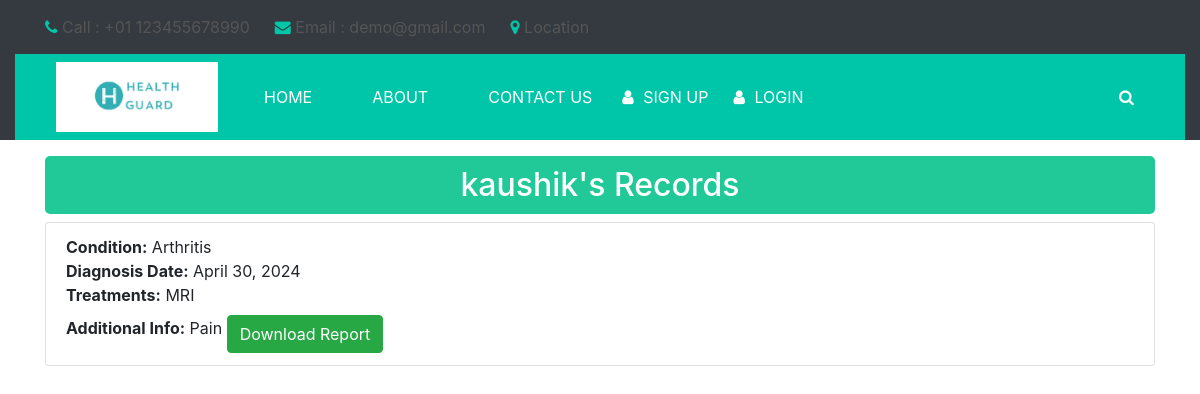
The page /show_report/kaushik/ on the database as committed earlier.
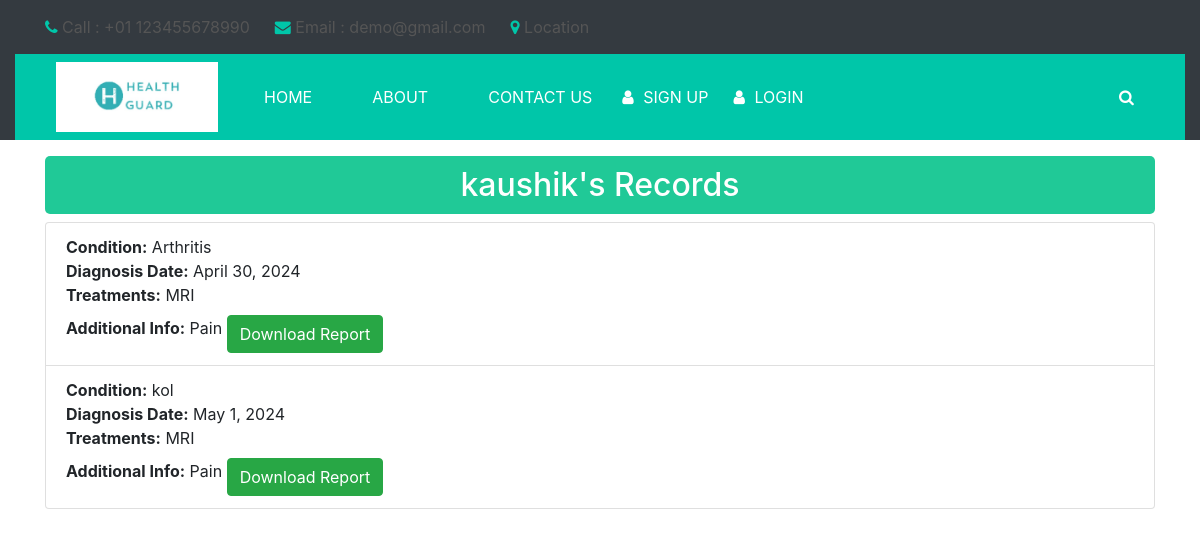
The same page on the database as committed later.
### myapp/models.py (models this page shows, shortened)
class MedicalData(models.Model):
    condition=models.CharField(max_length=100)
    date_of_diag=models.DateField(auto_now=False,auto_now_add=False)
    treatments=models.CharField(max_length=200)
    add_info=models.TextField()
    report=models.FileField(upload_to='doc',blank=True)
    patient=models.ForeignKey(Patient,on_delete=models.CASCADE)

### myapp/views.py (the view)
# urls.py: path('show_report/<str:username>/',views.show_report, name='show_report'),
def show_report(request, username):
    username=username
    records = MedicalData.objects.filter(patient__user__username=username)
    return render(request, 'myapp/data_show.html', {'records': records,'user':username})

### myapp/templates/myapp/data_show.html
{% extends 'myapp/base.html' %}
{% block content %}
    {% if records %}
        <div class="container medical_data my-3">
            <h2>{{user}}'s Records</h2>
            <div class="row">
                <div class="col-md-12">
                    <ul class="list-group">
                        {% for record in records %}
                            <li class="list-group-item">
                                <strong>Condition:</strong> {{ record.condition }}<br>
                                <strong>Diagnosis Date:</strong> {{ record.date_of_diag }}<br>
                                <strong>Treatments:</strong> {{ record.treatments }}<br>
                                <strong>Additional Info:</strong> {{ record.add_info }}
                                {% if record.report %}
                                    <a href="{{ record.report.url }}" class="btn btn-success mt-2">Download Report</a>
                                {% else %}
                                    <p>No medical report available.</p>
                                {% endif %}
                            </li>
                        {% endfor %}
                    </ul>
                </div>
            </div>
        </div>
    {% else %}
        <p class="text-center mt-3">No medical records available for this patient.</p>
    {% endif %}
{% endblock %}

Rows that differ between the two databases and show on the page:
added MedicalData: condition "kol", date_of_diag "May 1, 2024", treatments "MRI", add_info "Pain"
